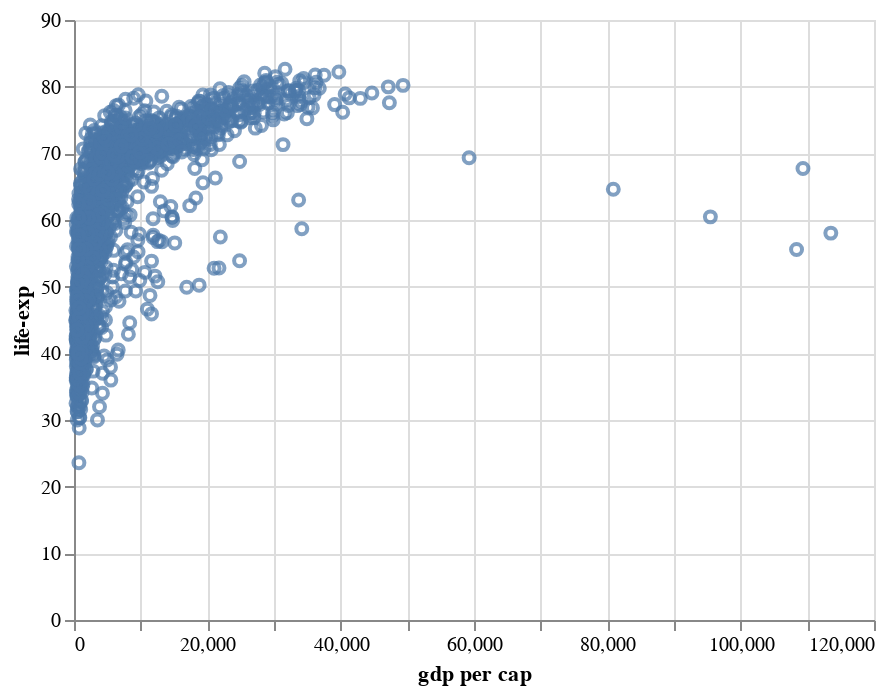

Write notebook code for a chart like this one.
### Code cell
alt.Chart(df).mark_point().encode(
    x='gdp per cap',
    y='life-exp',
    #color='continent',
    #size='pop',
    #tooltip=['country', 'year', 'life-exp', 'gdp per cap', 'pop']
)#.interactive()

### Figure 1 — Vega-Lite specification as saved in the notebook (floating-point values rounded to 4 significant figures; data arrays with more than 128 entries replaced by an {"elided": "..."} marker saying what was removed)
{"$schema": "https://vega.github.io/schema/vega-lite/v2.6.0.json", "config": {"view": {"height": 300, "width": 400}}, "data": {"name": "data-99ea23c5c79eadff3b39621c1f739a08"}, "datasets": {"data-99ea23c5c79eadff3b39621c1f739a08": {"elided": "1704 records"}}, "encoding": {"x": {"field": "gdp per cap", "type": "quantitative"}, "y": {"field": "life-exp", "type": "quantitative"}}, "mark": "point"}
